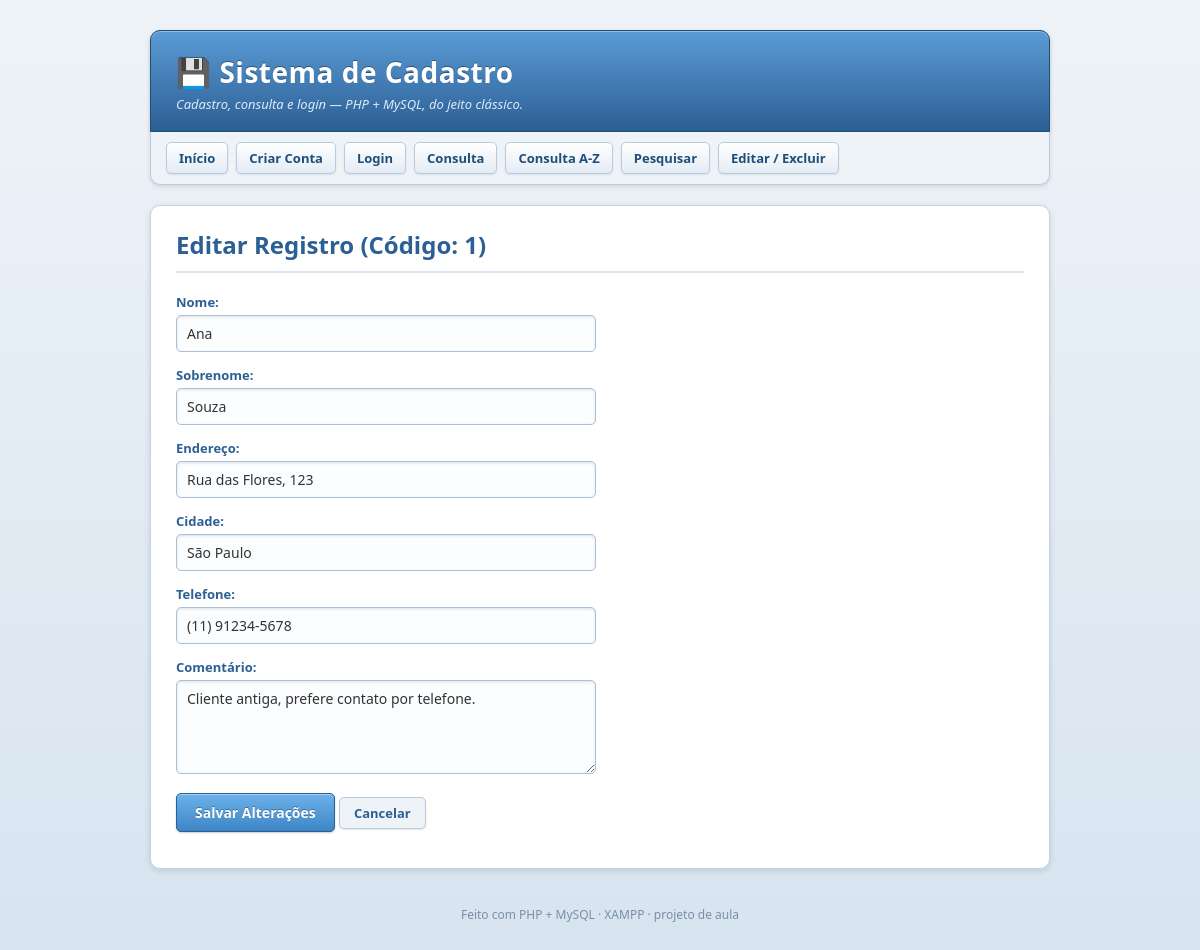
The app's page /editar.php?codigo=1 with its own data.
### tables this page shows
CREATE TABLE IF NOT EXISTS cadastro (
    codigo     INT AUTO_INCREMENT PRIMARY KEY,
    nome       VARCHAR(50)  NOT NULL,
    sobrenome  VARCHAR(50)  NOT NULL,
    endereco   VARCHAR(100),
    cidade     VARCHAR(100),
    telefone   VARCHAR(20),
    comentario TEXT
);

### editar.php (the view, shortened to what this page needs)
<?php
require_once "conexao.php";
$codigo = "";
$nome = "";
$sobrenome = "";
$endereco = "";
$cidade = "";
$telefone = "";
$comentario = "";
if (isset($_GET['codigo'])) {
    $codigo = intval($_GET['codigo']);
    $sql = "SELECT nome, sobrenome, endereco, cidade, telefone, comentario FROM cadastro WHERE codigo = ?";
    $stmt = $conn->prepare($sql);
    if ($stmt) {
        $stmt->bind_param("i", $codigo);
        $stmt->execute();
        $resultado = $stmt->get_result();
        if ($resultado->num_rows > 0) {
            $linha = $resultado->fetch_assoc();
            $nome       = $linha['nome'] ?? '';
            $sobrenome  = $linha['sobrenome'] ?? '';
            $endereco   = $linha['endereco'] ?? '';
            $cidade     = $linha['cidade'] ?? '';
            $telefone   = $linha['telefone'] ?? '';
            $comentario = $linha['comentario'] ?? '';
        } else {
            die("Registro não encontrado.");
        }
    }
} else if (!isset($_POST['atualizar'])) {
    die("Código de registro inválido.");
}
?>
<!DOCTYPE html>
<html lang="pt-br">
<head>
    <link rel="stylesheet" href="estilo.css">
</head>
<body>
<div class="pagina">
    <header class="topo">
        <h1><span class="icone">💾</span>Sistema de Cadastro</h1>
        <p class="tagline">Cadastro, consulta e login &mdash; PHP + MySQL, do jeito clássico.</p>
    </header>
    <nav class="menu">
        <ul>
            <li><a href="index.html">Início</a></li>
            <li><a href="cadastro_login.php">Criar Conta</a></li>
            <li><a href="login.php">Login</a></li>
            <li><a href="consulta.php">Consulta</a></li>
            <li><a href="consulta_a_z.php">Consulta A-Z</a></li>
            <li><a href="pesquisa.php">Pesquisar</a></li>
            <li><a href="edicao.php">Editar / Excluir</a></li>
        </ul>
    </nav>
    <div class="painel">
        <h2>Editar Registro (Código: <?php echo $codigo; ?>)</h2>
        <form method="POST" action="editar.php">
            <div class="campo">
                <label>Nome:</label>
                <input type="text" name="nome" value="<?php echo htmlspecialchars($nome); ?>" required>
            </div>
            <div class="campo">
                <label>Sobrenome:</label>
                <input type="text" name="sobrenome" value="<?php echo htmlspecialchars($sobrenome); ?>">
            </div>
            <div class="campo">
                <label>Endereço:</label>
                <input type="text" name="endereco" value="<?php echo htmlspecialchars($endereco); ?>">
            </div>
            <div class="campo">
                <label>Cidade:</label>
                <input type="text" name="cidade" value="<?php echo htmlspecialchars($cidade); ?>">
            </div>
            <div class="campo">
                <label>Telefone:</label>
                <input type="text" name="telefone" value="<?php echo htmlspecialchars($telefone); ?>">
            </div>
            <div class="campo">
                <label>Comentário:</label>
                <textarea name="comentario" rows="4"><?php echo htmlspecialchars($comentario); ?></textarea>
            </div>
            <div class="campo">
                <button type="submit" name="atualizar">Salvar Alterações</button>
                <a href="edicao.php" class="botao">Cancelar</a>
            </div>
        </form>
    </div>
    <footer class="rodape">
        Feito com PHP + MySQL &middot; XAMPP &middot; projeto de aula
    </footer>
</div>
</body>
</html>

### estilo.css (style rules this page uses)
* { box-sizing: border-box; }
body { margin: 0; padding: 30px 15px; font-family: "Trebuchet MS", "Segoe UI", Verdana, Arial, sans-serif; color: #333333; background-color: #dfe8f1; background-image: linear-gradient(to bottom, #eef3f8 0%, #d7e4f0 100%); background-attachment: fixed; }
.pagina { max-width: 900px; margin: 0 auto; }
header.topo { background-color: #2c5f94; background-image: linear-gradient(to bottom, #5b9bd5 0%, #2c5f94 100%); border: 1px solid #1f4e79; border-radius: 10px 10px 0 0; padding: 22px 25px 18px; box-shadow: inset 0 1px 0 rgba(255, 255, 255, 0.35), 0 2px 4px rgba(0, 0, 0, 0.2); }
header.topo h1 { margin: 0; font-size: 28px; color: #ffffff; text-shadow: 0 -1px 0 rgba(0, 0, 0, 0.35); letter-spacing: 0.5px; }
header.topo h1 .icone { margin-right: 8px; }
header.topo p.tagline { margin: 4px 0 0; color: #dceaf9; font-size: 13px; font-style: italic; }
nav.menu { background-color: #eef3f8; border: 1px solid #b8cbe0; border-top: none; border-radius: 0 0 10px 10px; padding: 10px 15px; margin-bottom: 20px; box-shadow: 0 2px 5px rgba(0, 0, 0, 0.1); }
nav.menu ul { list-style: none; margin: 0; padding: 0; display: flex; flex-wrap: wrap; gap: 8px; }
nav.menu a { display: inline-block; padding: 6px 12px; background-color: #ffffff; background-image: linear-gradient(to bottom, #ffffff 0%, #e3ecf5 100%); border: 1px solid #b8cbe0; border-radius: 5px; color: #1f4e79; font-size: 13px; font-weight: bold; text-decoration: none; box-shadow: 0 1px 2px rgba(0, 0, 0, 0.08); }
.painel { background-color: #ffffff; border: 1px solid #c3d3e3; border-radius: 10px; padding: 22px 25px; margin-bottom: 20px; box-shadow: 0 2px 6px rgba(0, 0, 0, 0.12); }
.painel h2 { margin-top: 0; color: #2c5f94; border-bottom: 2px solid #dbe6f2; padding-bottom: 10px; text-shadow: 0 1px 0 #ffffff; }
.campo { margin-bottom: 14px; }
.campo label, label { display: block; margin-bottom: 4px; font-weight: bold; color: #2c5f94; font-size: 13px; }
input[type="text"], input[type="password"], input[type="search"], textarea { width: 100%; max-width: 420px; padding: 8px 10px; font-family: inherit; font-size: 14px; color: #333333; background-color: #fbfdff; border: 1px solid #a9c1d9; border-radius: 5px; box-shadow: inset 0 1px 3px rgba(0, 0, 0, 0.12); }
textarea { min-height: 80px; resize: vertical; }
button, input[type="submit"] { display: inline-block; padding: 9px 18px; font-family: inherit; font-size: 14px; font-weight: bold; color: #ffffff; text-shadow: 0 -1px 0 rgba(0, 0, 0, 0.3); background-color: #3d85c6; background-image: linear-gradient(to bottom, #6cb2eb 0%, #3d85c6 100%); border: 1px solid #2c5f94; border-radius: 5px; box-shadow: inset 0 1px 0 rgba(255, 255, 255, 0.4), 0 1px 2px rgba(0, 0, 0, 0.2); cursor: pointer; }
a.botao, .acoes a { display: inline-block; padding: 6px 14px; font-size: 13px; font-weight: bold; text-decoration: none; border-radius: 5px; border: 1px solid #b8cbe0; background-color: #eef3f8; color: #2c5f94; box-shadow: 0 1px 2px rgba(0, 0, 0, 0.1); }
a { color: #1a6bb5; }
footer.rodape { text-align: center; font-size: 12px; color: #7a8fa6; margin-top: 25px; padding-top: 12px; }

### records on screen
cadastro: nome "Ana", sobrenome "Souza", endereco "Rua das Flores, 123", cidade "São Paulo", telefone "(11) 91234-5678", comentario "Cliente antiga, prefere contato por telefone."

### other values on screen
$codigo "1"
